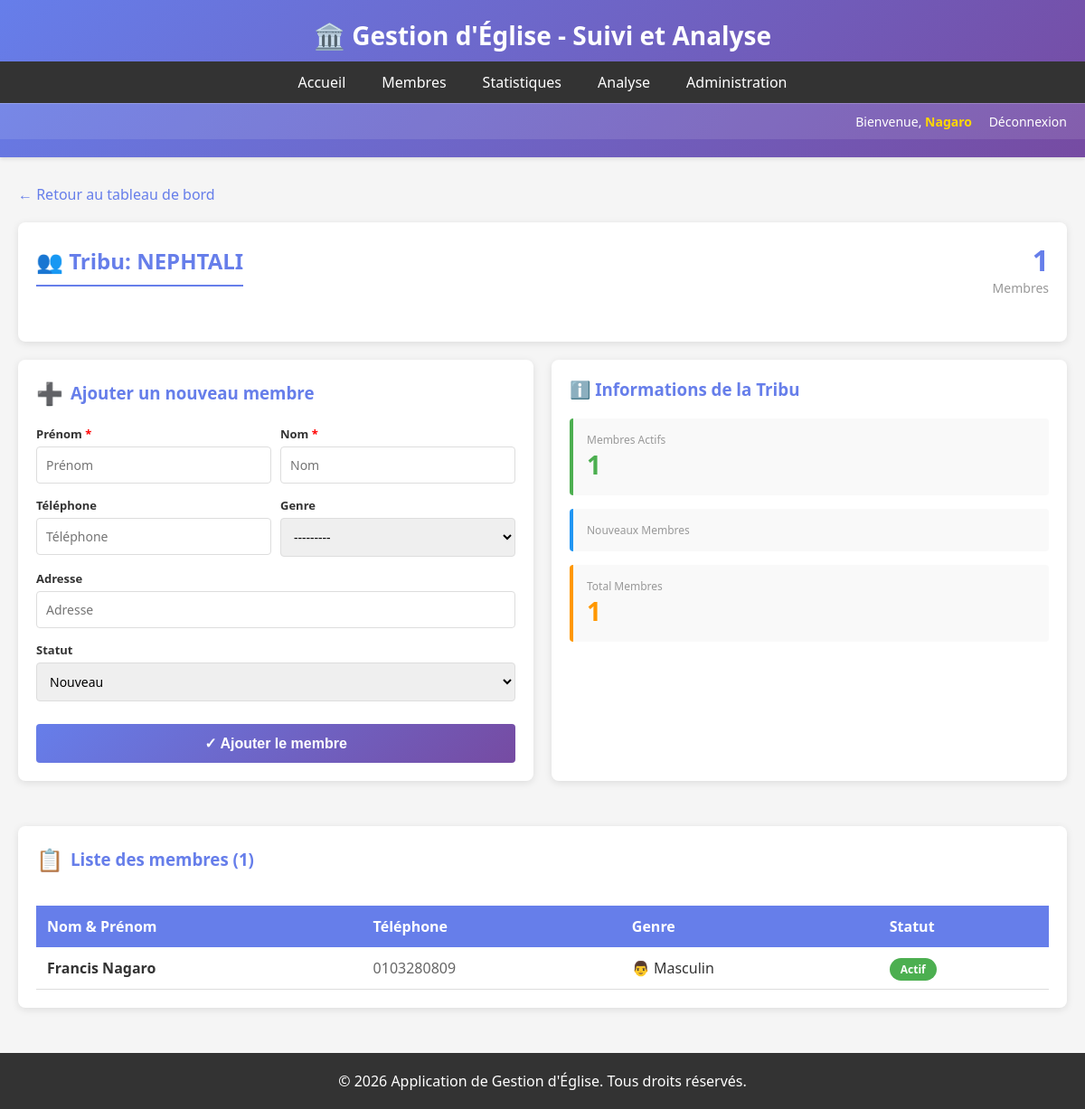
/tribu/1/membres/ (signed in), run on an earlier commit of the app's database.
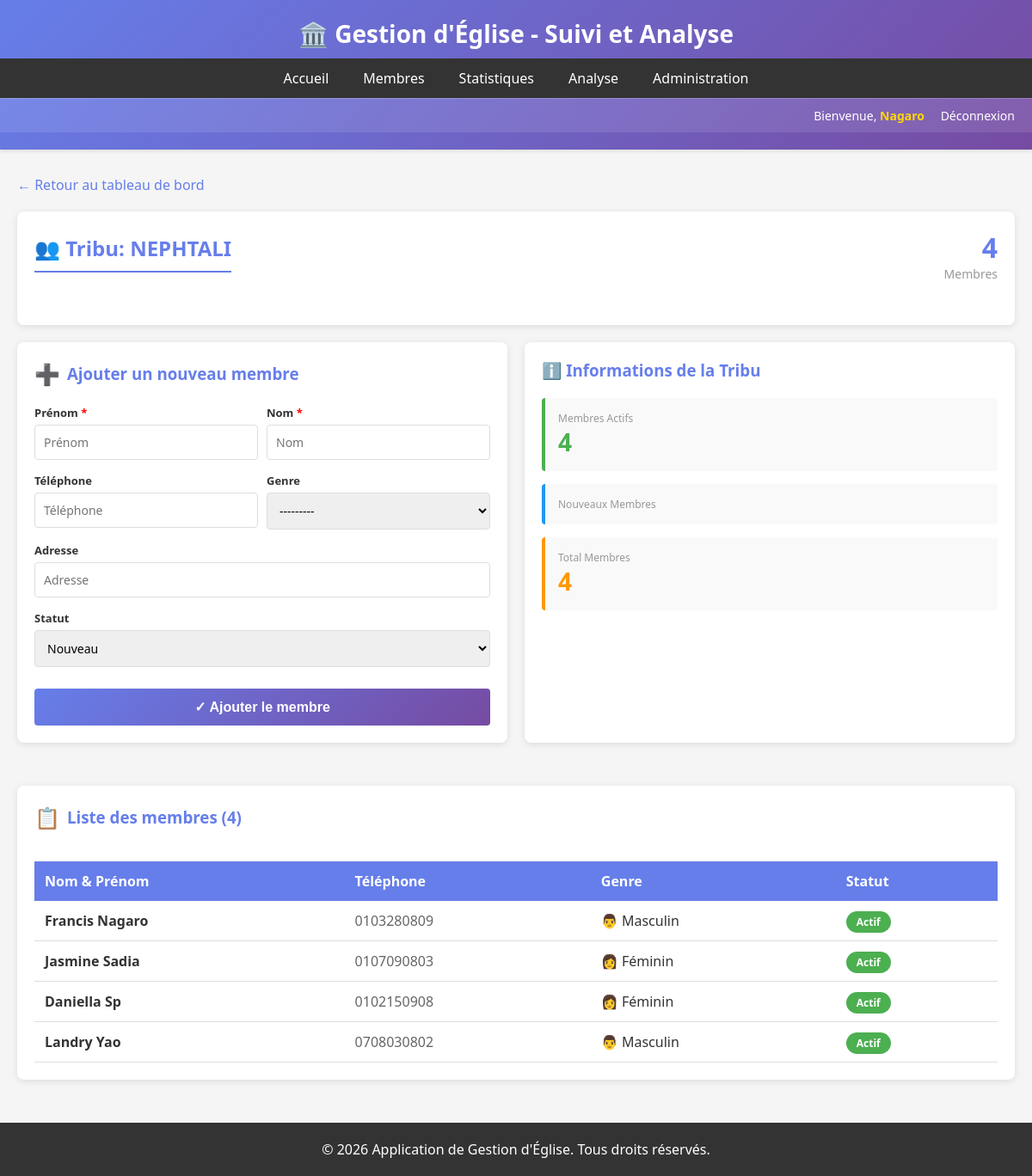
And on a later commit of the database.
### eglise/models.py (models this page shows, shortened)
class Membre(models.Model):
    STATUT_CHOICES = (
        ('nouveau', 'Nouveau'),
        ('actif', 'Actif'),
        ('sorti', 'Sorti'),
        ('inactif', 'Inactif'),
    )
    GENRE_CHOICES = (
        ('M', 'Masculin'),
        ('F', 'Féminin'),
    )
    nom = models.CharField(max_length=100)
    prenom = models.CharField(max_length=100)
    email = models.EmailField(blank=True, null=True)
    telephone = models.CharField(max_length=20, blank=True, null=True)
    adresse = models.CharField(max_length=255, blank=True, null=True)
    genre = models.CharField(max_length=1, choices=GENRE_CHOICES, blank=True)
    date_naissance = models.DateField(blank=True, null=True)
    photo = models.ImageField(upload_to='membres_photos/', blank=True, null=True)
    tribu = models.ForeignKey(Tribu, on_delete=models.SET_NULL, null=True, blank=True)
    departement = models.ForeignKey(Departement, on_delete=models.SET_NULL, null=True, blank=True)
    statut = models.CharField(max_length=20, choices=STATUT_CHOICES, default='nouveau')
    date_adhesion = models.DateField(default=timezone.now)
    date_depart = models.DateField(blank=True, null=True)
    notes = models.TextField(blank=True, null=True)
    date_creation = models.DateTimeField(auto_now_add=True)
    date_modification = models.DateTimeField(auto_now=True)
    class Meta:
        ordering = ['nom', 'prenom']
    def nom_complet(self):
        return f"{self.prenom} {self.nom}"

### eglise/views.py (the view, shortened to what this page needs)
# urls.py: path('tribu/<int:tribu_id>/membres/', views.TribuMembreListView.as_view(), name='tribu_membres'),
class TribuMembreListView(ProtectedDataAccessMixin, TemplateView):
    template_name = 'eglise/tribu_membres.html'
    def get(self, request, tribu_id):
        try:
            tribu = Tribu.objects.get(id=tribu_id)
        except Tribu.DoesNotExist:
            return redirect('eglise:dashboard')
        user = request.user
        if not user.is_superuser:
            try:
                if user.profile.role == 'patriarche' and user.profile.tribu_id != tribu_id:
                    return redirect('eglise:dashboard')
            except:
                return redirect('eglise:dashboard')
        membres = Membre.objects.filter(tribu=tribu).order_by('nom', 'prenom')
        context = {
            'tribu': tribu,
            'membres': membres,
            'form': MembreForm(),
        }
        return render(request, self.template_name, context)

### eglise/mixins.py (called while the page is built, shortened)
    def dispatch(self, request, *args, **kwargs):
        if not request.user.is_authenticated:
            return redirect('eglise:login')
        if request.user.is_superuser:
            return super().dispatch(request, *args, **kwargs)

### eglise/templates/eglise/tribu_membres.html (shortened to what the changed rows need)
{% extends 'eglise/base.html' %}
{% block content %}
<div class="card">
    <div style="display: flex; justify-content: space-between; align-items: center; margin-bottom: 30px;">
        <div>
            <h2 style="margin: 0;">👥 Tribu: {{ tribu.nom }}</h2>
        </div>
        <div style="text-align: right;">
            <div style="font-size: 32px; font-weight: bold; color: #667eea;">{{ membres.count }}</div>
            <div style="color: #999; font-size: 14px;">Membres</div>
        </div>
    </div>
</div>
<div style="display: grid; grid-template-columns: 1fr 1fr; gap: 20px; margin-bottom: 30px;">
    <div class="card">
        <div style="display: grid; gap: 15px;">
            <div style="background: #f9f9f9; padding: 15px; border-radius: 4px; border-left: 4px solid #4caf50;">
                <div style="font-size: 12px; color: #999;">Membres Actifs</div>
                <div style="font-size: 28px; font-weight: bold; color: #4caf50;">
                    {% regroup membres by statut as grouped %}
                    {% for group in grouped %}
                        {% if group.grouper == 'actif' %}{{ group.list|length }}{% endif %}
                    {% endfor %}
                </div>
            </div>
                    {% regroup membres by statut as grouped %}
            <div style="background: #f9f9f9; padding: 15px; border-radius: 4px; border-left: 4px solid #ff9800;">
                <div style="font-size: 12px; color: #999;">Total Membres</div>
                <div style="font-size: 28px; font-weight: bold; color: #ff9800;">{{ membres.count }}</div>
            </div>
        </div>
    </div>
</div>
<div class="card">
    <h3 style="color: #667eea; margin-bottom: 20px; display: flex; align-items: center; gap: 8px;">
        <span style="font-size: 24px;">📋</span> Liste des membres ({{ membres.count }})
    </h3>
    {% if membres %}
    <div style="overflow-x: auto;">
        <table style="width: 100%; border-collapse: collapse;">
            <thead>
                <tr style="background-color: #667eea; color: white;">
                    <th style="padding: 12px; text-align: left;">Nom & Prénom</th>
                    <th style="padding: 12px; text-align: left;">Téléphone</th>
                    <th style="padding: 12px; text-align: left;">Genre</th>
                    <th style="padding: 12px; text-align: left;">Statut</th>
                </tr>
            </thead>
            <tbody>
                {% for membre in membres %}
                <tr style="border-bottom: 1px solid #ddd;">
                    <td style="padding: 12px;"><strong>{{ membre.nom_complet }}</strong></td>
                    <td style="padding: 12px; color: #666;">{{ membre.telephone|default:"—" }}</td>
                    <td style="padding: 12px;">
                        {% if membre.genre == 'M' %}👨 Masculin
                        {% elif membre.genre == 'F' %}👩 Féminin
                        {% else %}—{% endif %}
                    </td>
                    <td style="padding: 12px;">
                        <span style="padding: 4px 12px; border-radius: 20px; font-size: 12px; font-weight: bold;
                            {% if membre.statut == 'actif' %}background-color: #4caf50; color: white;
                            {% elif membre.statut == 'nouveau' %}background-color: #2196f3; color: white;
                            {% elif membre.statut == 'inactif' %}background-color: #ff9800; color: white;
                            {% elif membre.statut == 'sorti' %}background-color: #f44336; color: white;{% endif %}">
                            {{ membre.get_statut_display }}
                        </span>
                    </td>
                </tr>
                {% endfor %}
            </tbody>
        </table>
    </div>
    {% endif %}
</div>
{% endblock %}

What changed in the data, as far as the page shows it:
added Membre: nom_complet "Jasmine Sadia", telephone "0107090803", genre "👩 Féminin", statut "Actif"
added Membre: nom_complet "Daniella Sp", telephone "0102150908", genre "👩 Féminin", statut "Actif"
added Membre: nom_complet "Landry Yao", telephone "0708030802", genre "👨 Masculin", statut "Actif"
Also different on the page:
{{ membres.count }}: "1" → "4"
new list line: "4"
list line gone: "1"
